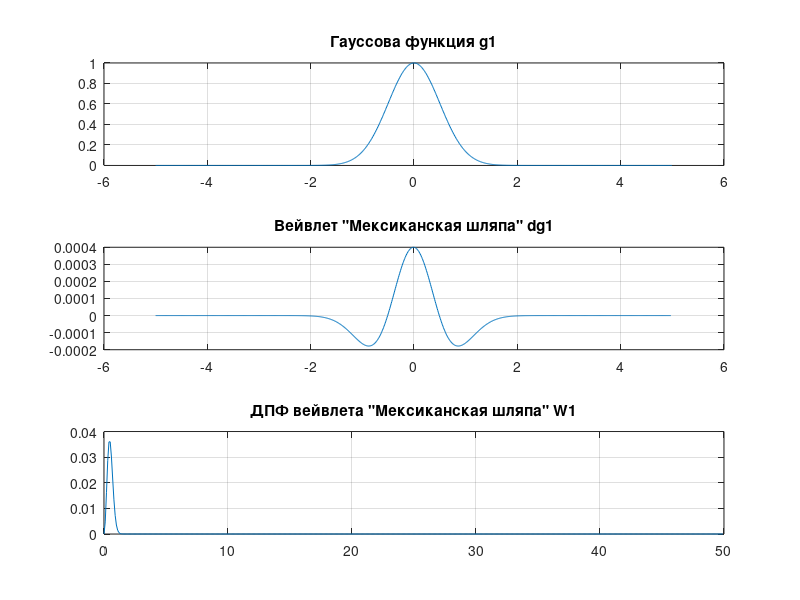
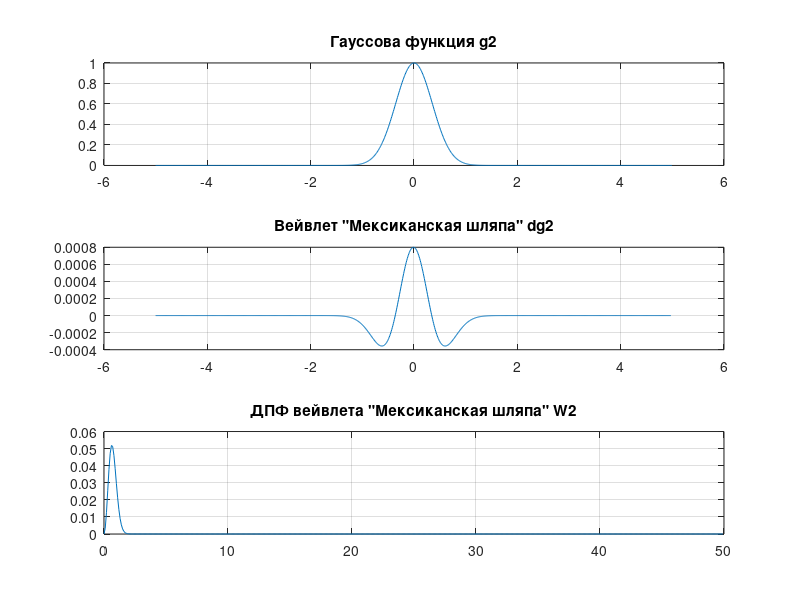
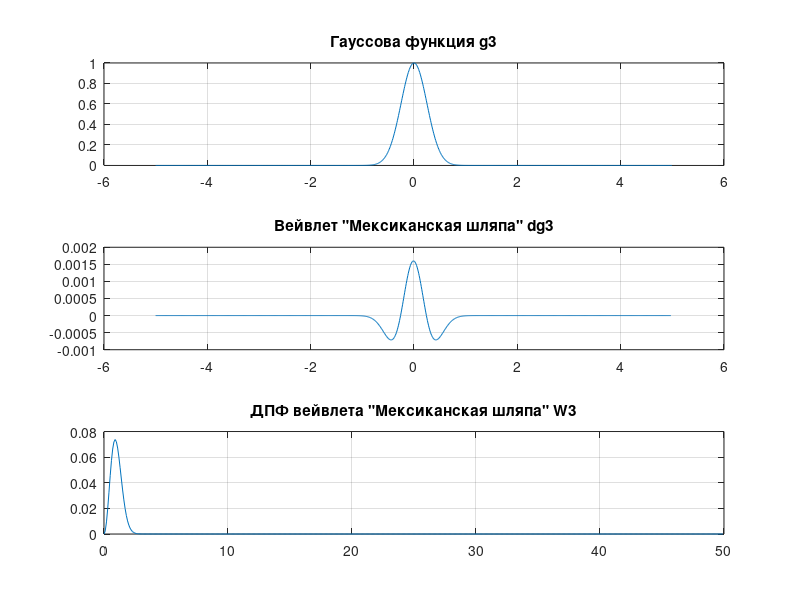
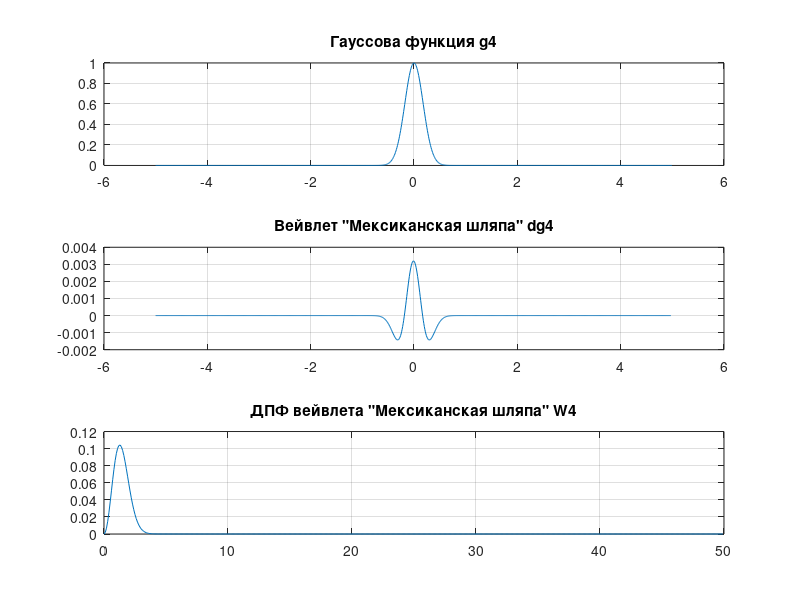

Here is the MATLAB script that generated these plots, in order:
clc, clear, close all

fs  = 100;
T = 5;
ts = -T: 1/fs: T-1/fs;
N = length(ts);

f = 0:fs/N:fs-fs/N;

figure

g1 = exp(-ts.^2*2); %Гауссова функция
dg1 = -diff(g1,2); % вторая производная от Гауссовой функции
W1 = abs(fft(dg1));

subplot(3, 1, 1)
plot(ts,g1), grid on
title('Гауссова функция g1')
subplot(3,1,2)
plot(ts(1:length(ts)-2),dg1), grid on;
title('Вейвлет "Мексиканская шляпа" dg1')
subplot(3,1,3)
plot(f(1:N/2),W1(1:N/2)), grid on
title('ДПФ вейвлета "Мексиканская шляпа" W1')

figure

g2 = exp(-ts.^2*4); %Гауссова функция
dg2 = -diff(g2,2); % вторая производная от Гауссовой функции
W2 = abs(fft(dg2));

subplot(3, 1, 1)
plot(ts,g2), grid on
title('Гауссова функция g2')
subplot(3,1,2)
plot(ts(1:length(ts)-2),dg2), grid on;
title('Вейвлет "Мексиканская шляпа" dg2')
subplot(3,1,3)
plot(f(1:N/2),W2(1:N/2)), grid on
title('ДПФ вейвлета "Мексиканская шляпа" W2')


figure

g3 = exp(-ts.^2*8); %Гауссова функция
dg3 = -diff(g3,2); % вторая производная от Гауссовой функции
W3 = abs(fft(dg3));

subplot(3, 1, 1)
plot(ts,g3), grid on
title('Гауссова функция g3')
subplot(3,1,2)
plot(ts(1:length(ts)-2),dg3), grid on;
title('Вейвлет "Мексиканская шляпа" dg3')
subplot(3,1,3)
plot(f(1:N/2),W3(1:N/2)), grid on
title('ДПФ вейвлета "Мексиканская шляпа" W3')


figure

g4 = exp(-ts.^2*16); %Гауссова функция
dg4 = -diff(g4,2); % вторая производная от Гауссовой функции
W4 = abs(fft(dg4));

subplot(3, 1, 1)
plot(ts,g4), grid on
title('Гауссова функция g4')
subplot(3,1,2)
plot(ts(1:length(ts)-2),dg4), grid on;
title('Вейвлет "Мексиканская шляпа" dg4')
subplot(3,1,3)
plot(f(1:N/2),W4(1:N/2)), grid on
title('ДПФ вейвлета "Мексиканская шляпа" W4')


figure

g5 = exp(-ts.^2*32); %Гауссова функция
dg5 = -diff(g5,2); % вторая производная от Гауссовой функции
W5 = abs(fft(dg5));

subplot(3, 1, 1)
plot(ts,g5), grid on
title('Гауссова функция g5')
subplot(3,1,2)
plot(ts(1:length(ts)-2),dg5), grid on;
title('Вейвлет "Мексиканская шляпа" dg5')
subplot(3,1,3)
plot(f(1:N/2),W5(1:N/2)), grid on
title('ДПФ вейвлета "Мексиканская шляпа" W5')
